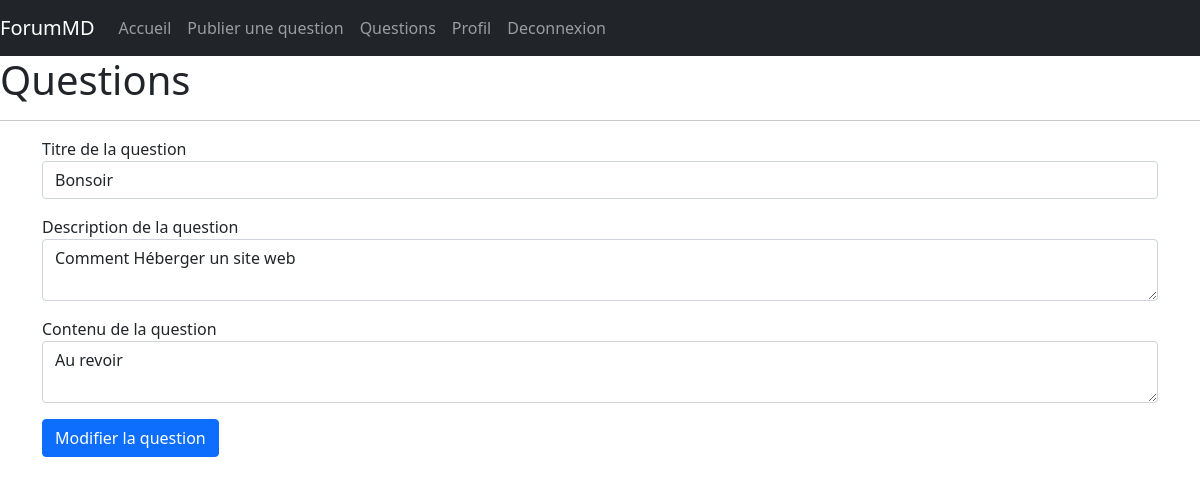
The app's page /modifiequestions.php?id=2 (signed in) with its own data.
### tables this page shows
CREATE TABLE `questions` (
  `id` int(11) NOT NULL,
  `titre` varchar(255) NOT NULL,
  `descriptions` text NOT NULL,
  `contenu` text NOT NULL,
  `id_membre` int(11) NOT NULL,
  `email_membre` varchar(255) NOT NULL,
  `datpublication` text NOT NULL
);

### modifiequestions.php (the view, shortened to what this page needs)
<?php
    require_once('actions/questions/recupereinfomodifAction.php');
?>
<!DOCTYPE html>
<html lang="en">
<?php
    include 'include/head.php';
?>
<body>
    <?php include 'include/navbar.php'; ?>
    <h1>Questions</h1>
    <div class="separation"><hr></div>
    <div class="container">
        <?php if(isset($con)){
            ?>
                <form method="POST">
                    <div class="mb-3">
                        <label for="titre">Titre de la question</label>
                        <input type="titre" class="form-control" value="<?= $ti; ?>" id="titre" name="titre">
                    </div>
                    <div class="mb-3">
                        <label for="descriptions">Description de la question</label>
                        <textarea class="form-control" id="descriptions" name="descriptions"><?= $des; ?></textarea>
                    </div>
                    <div class="mb-3">
                        <label for="contenu">Contenu de la question</label>
                        <textarea class="form-control" id="contenu" name="contenu"><?= $con; ?></textarea>
                    </div>
                    <button type="submit" name="validate" class="btn btn-primary">Modifier la question</button>
                </form>
            <?php
        }
      ?>
    </div>
</body>
</html>

### records on screen
questions: titre "Bonsoir", descriptions "Comment Héberger un site web", contenu "Au revoir"
